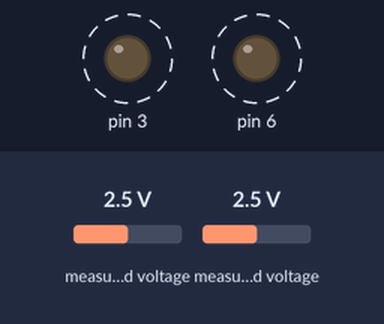
Simulated run of this sketch. Board: Arduino Uno, built with avr-gcc and run on an emulated ATmega328P. On the bench: output pins drawn as LEDs (lit = HIGH). Dashed ring = blinking. Inputs (shaded band) come from the test bench; at power-on: measured voltage 2.5 V. The local clock reads 2024-03-15 10:24:30 at power-on unless the sketch sets it; what the sketch prints to the serial monitor is not drawn.

Above: at 1.0 s.
Timing chart, 0 to 3.4 s (numbered marks = the images above):
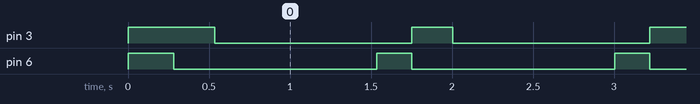

The sketch:

MultiI2CTest.ino
```cpp
#include <Wire.h>
#include <Adafruit_ADS1015.h>
#include <Wire.h>
#include "RTClib.h"

RTC_DS1307 rtc;

 Adafruit_ADS1115 ads(0x48);  /* Use this for the 16-bit version */
//Adafruit_ADS1015 ads;     /* Use thi for the 12-bit version */

void setup(void)
{
  pinMode(3,OUTPUT);
  pinMode(6,OUTPUT);
  analogWrite(3,255);
  analogWrite(6,255);
  Serial.begin(9600);
  Serial.println("Hello!");

  Serial.println("Getting differential reading from AIN0 (P) and AIN1 (N)");
  Serial.println("ADC Range: +/- 6.144V (1 bit = 3mV/ADS1015, 0.1875mV/ADS1115)");

  // The ADC input range (or gain) can be changed via the following
  // functions, but be careful never to exceed VDD +0.3V max, or to
  // exceed the upper and lower limits if you adjust the input range!
  // Setting these values incorrectly may destroy your ADC!
  //                                                                ADS1015  ADS1115
  //                                                                -------  -------
  // ads.setGain(GAIN_TWOTHIRDS);  // 2/3x gain +/- 6.144V  1 bit = 3mV      0.1875mV (default)
  // ads.setGain(GAIN_ONE);        // 1x gain   +/- 4.096V  1 bit = 2mV      0.125mV
  // ads.setGain(GAIN_TWO);        // 2x gain   +/- 2.048V  1 bit = 1mV      0.0625mV
  // ads.setGain(GAIN_FOUR);       // 4x gain   +/- 1.024V  1 bit = 0.5mV    0.03125mV
  // ads.setGain(GAIN_EIGHT);      // 8x gain   +/- 0.512V  1 bit = 0.25mV   0.015625mV
  // ads.setGain(GAIN_SIXTEEN);    // 16x gain  +/- 0.256V  1 bit = 0.125mV  0.0078125mV

  ads.begin();
  rtc.begin();
}

void loop(void)
{
  analogWrite(6,255);

  delay(200);
  int16_t results;

  /* Be sure to update this value based on the IC and the gain settings! */
  //float   multiplier = 3.0F;    /* ADS1015 @ +/- 6.144V gain (12-bit results) */
  float multiplier = 0.1875F; /* ADS1115  @ +/- 6.144V gain (16-bit results) */

  results = ads.readADC_Differential_0_1();

  Serial.print("Differential: "); Serial.print(results); Serial.print("("); Serial.print(results * multiplier); Serial.println("mV)");
  analogWrite(6,0);
  analogWrite(3,255);
  delay(250);
   rtc.begin();
  DateTime now = rtc.now();
  Serial.print(now.minute(), DEC);
    Serial.print(':');
    Serial.print(now.second(), DEC);
    Serial.println();
  analogWrite(3,0);
  delay(1000);

}
```

Measured:
- by itself, pin 3: alternates HIGH for 0.25 s and LOW for 1.2 s
- by itself, pin 6: alternates HIGH for 0.22 s and LOW for 1.3 s
- by itself, everything shown: repeats every 1.5 s, in 3 steps
